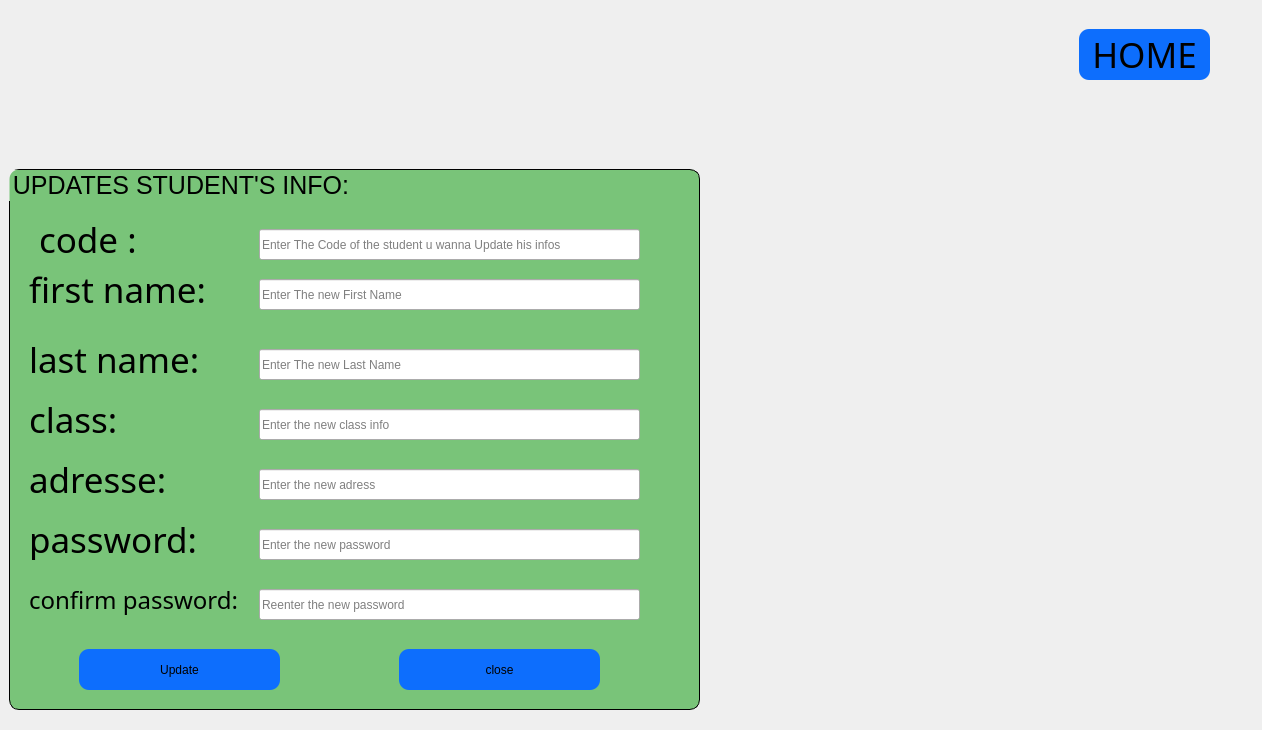
<?xml version="1.0" encoding="UTF-8"?>
<ui version="4.0">
 <class>updatestudent</class>
 <widget class="QDialog" name="updatestudent">
  <property name="geometry">
   <rect>
    <x>0</x>
    <y>0</y>
    <width>1262</width>
    <height>730</height>
   </rect>
  </property>
  <property name="windowTitle">
   <string>Dialog</string>
  </property>
  <property name="windowIcon">
   <iconset resource="logo.qrc">
    <normaloff>:/new/prefix1/images/Tools.png</normaloff>:/new/prefix1/images/Tools.png</iconset>
  </property>
  <widget class="QWidget" name="widget" native="true">
   <property name="geometry">
    <rect>
     <x>-1</x>
     <y>-1</y>
     <width>1271</width>
     <height>731</height>
    </rect>
   </property>
   <property name="styleSheet">
    <string notr="true">#widget{
border-image:url(:/image/main.png)
}</string>
   </property>
   <widget class="QGroupBox" name="groupBox">
    <property name="geometry">
     <rect>
      <x>10</x>
      <y>170</y>
      <width>691</width>
      <height>541</height>
     </rect>
    </property>
    <property name="styleSheet">
     <string notr="true">#groupBox{
font-size : 25px;
background-color:rgba(0, 152, 0, 0.496);
border: 1px solid black;
border-radius: 10%;
}</string>
    </property>
    <property name="title">
     <string>UPDATES STUDENT'S INFO:</string>
    </property>
    <widget class="QLabel" name="label">
     <property name="geometry">
      <rect>
       <x>30</x>
       <y>50</y>
       <width>121</width>
       <height>41</height>
      </rect>
     </property>
     <property name="font">
      <font>
       <family>Old English Text MT</family>
       <pointsize>26</pointsize>
      </font>
     </property>
     <property name="text">
      <string>code :</string>
     </property>
    </widget>
    <widget class="QLabel" name="label_2">
     <property name="geometry">
      <rect>
       <x>20</x>
       <y>100</y>
       <width>181</width>
       <height>41</height>
      </rect>
     </property>
     <property name="font">
      <font>
       <family>Old English Text MT</family>
       <pointsize>26</pointsize>
      </font>
     </property>
     <property name="text">
      <string>first name:</string>
     </property>
    </widget>
    <widget class="QLineEdit" name="lineEdit">
     <property name="geometry">
      <rect>
       <x>250</x>
       <y>60</y>
       <width>381</width>
       <height>31</height>
      </rect>
     </property>
     <property name="placeholderText">
      <string>Enter The Code of the student u wanna Update his infos</string>
     </property>
    </widget>
    <widget class="QLineEdit" name="lineEdit_2">
     <property name="geometry">
      <rect>
       <x>250</x>
       <y>110</y>
       <width>381</width>
       <height>31</height>
      </rect>
     </property>
     <property name="placeholderText">
      <string>Enter The new First Name</string>
     </property>
    </widget>
    <widget class="QLineEdit" name="lineEdit_3">
     <property name="geometry">
      <rect>
       <x>250</x>
       <y>180</y>
       <width>381</width>
       <height>31</height>
      </rect>
     </property>
     <property name="placeholderText">
      <string>Enter The new Last Name</string>
     </property>
    </widget>
    <widget class="QLabel" name="label_3">
     <property name="geometry">
      <rect>
       <x>20</x>
       <y>170</y>
       <width>181</width>
       <height>41</height>
      </rect>
     </property>
     <property name="font">
      <font>
       <family>Old English Text MT</family>
       <pointsize>26</pointsize>
      </font>
     </property>
     <property name="text">
      <string>last name:</string>
     </property>
    </widget>
    <widget class="QLineEdit" name="lineEdit_4">
     <property name="geometry">
      <rect>
       <x>250</x>
       <y>240</y>
       <width>381</width>
       <height>31</height>
      </rect>
     </property>
     <property name="placeholderText">
      <string>Enter the new class info</string>
     </property>
    </widget>
    <widget class="QLabel" name="label_4">
     <property name="geometry">
      <rect>
       <x>20</x>
       <y>230</y>
       <width>181</width>
       <height>41</height>
      </rect>
     </property>
     <property name="font">
      <font>
       <family>Old English Text MT</family>
       <pointsize>26</pointsize>
      </font>
     </property>
     <property name="text">
      <string>class:</string>
     </property>
    </widget>
    <widget class="QLineEdit" name="lineEdit_5">
     <property name="geometry">
      <rect>
       <x>250</x>
       <y>300</y>
       <width>381</width>
       <height>31</height>
      </rect>
     </property>
     <property name="placeholderText">
      <string>Enter the new adress </string>
     </property>
    </widget>
    <widget class="QLabel" name="label_5">
     <property name="geometry">
      <rect>
       <x>20</x>
       <y>290</y>
       <width>181</width>
       <height>41</height>
      </rect>
     </property>
     <property name="font">
      <font>
       <family>Old English Text MT</family>
       <pointsize>26</pointsize>
      </font>
     </property>
     <property name="text">
      <string>adresse:</string>
     </property>
    </widget>
    <widget class="QLineEdit" name="lineEdit_6">
     <property name="geometry">
      <rect>
       <x>250</x>
       <y>360</y>
       <width>381</width>
       <height>31</height>
      </rect>
     </property>
     <property name="placeholderText">
      <string>Enter the new password </string>
     </property>
    </widget>
    <widget class="QLabel" name="label_6">
     <property name="geometry">
      <rect>
       <x>20</x>
       <y>350</y>
       <width>181</width>
       <height>41</height>
      </rect>
     </property>
     <property name="font">
      <font>
       <family>Old English Text MT</family>
       <pointsize>26</pointsize>
      </font>
     </property>
     <property name="text">
      <string>password:</string>
     </property>
    </widget>
    <widget class="QLineEdit" name="lineEdit_7">
     <property name="geometry">
      <rect>
       <x>250</x>
       <y>420</y>
       <width>381</width>
       <height>31</height>
      </rect>
     </property>
     <property name="text">
      <string/>
     </property>
     <property name="placeholderText">
      <string>Reenter the new password </string>
     </property>
    </widget>
    <widget class="QLabel" name="label_7">
     <property name="geometry">
      <rect>
       <x>20</x>
       <y>410</y>
       <width>231</width>
       <height>41</height>
      </rect>
     </property>
     <property name="font">
      <font>
       <family>Old English Text MT</family>
       <pointsize>18</pointsize>
      </font>
     </property>
     <property name="text">
      <string>confirm password:</string>
     </property>
    </widget>
    <widget class="QPushButton" name="pushButton">
     <property name="geometry">
      <rect>
       <x>70</x>
       <y>480</y>
       <width>201</width>
       <height>41</height>
      </rect>
     </property>
     <property name="styleSheet">
      <string notr="true">#pushButton{
background-color:#0d6efd;
border-radius: 10%;
}
#pushButton:hover{
background-color:#6610f2;
cursor: pointer;

}</string>
     </property>
     <property name="text">
      <string>Update</string>
     </property>
     <property name="icon">
      <iconset resource="logo.qrc">
       <normaloff>:/new/prefix1/images/edit.png</normaloff>:/new/prefix1/images/edit.png</iconset>
     </property>
     <property name="iconSize">
      <size>
       <width>30</width>
       <height>30</height>
      </size>
     </property>
    </widget>
    <widget class="QPushButton" name="pushButton_2">
     <property name="geometry">
      <rect>
       <x>390</x>
       <y>480</y>
       <width>201</width>
       <height>41</height>
      </rect>
     </property>
     <property name="styleSheet">
      <string notr="true">#pushButton_2{
background-color:#0d6efd;
border-radius: 10%;
}
#pushButton_2:hover{
background-color:#6610f2;
cursor: pointer;

}</string>
     </property>
     <property name="text">
      <string>close</string>
     </property>
     <property name="icon">
      <iconset resource="logo.qrc">
       <normaloff>:/new/prefix1/images/31631915367osnbo8bns2l5yxoye3vm0yqten7dpvr2dlsp7wwxbxtlnnyzkcqqsdi5tzivxuuiun7ybau4atrz7amnqozue37efb6vzeb5dzgt.png</normaloff>:/new/prefix1/images/31631915367osnbo8bns2l5yxoye3vm0yqten7dpvr2dlsp7wwxbxtlnnyzkcqqsdi5tzivxuuiun7ybau4atrz7amnqozue37efb6vzeb5dzgt.png</iconset>
     </property>
     <property name="iconSize">
      <size>
       <width>30</width>
       <height>30</height>
      </size>
     </property>
    </widget>
   </widget>
   <widget class="QPushButton" name="pushButton_3">
    <property name="geometry">
     <rect>
      <x>1080</x>
      <y>30</y>
      <width>131</width>
      <height>51</height>
     </rect>
    </property>
    <property name="font">
     <font>
      <family>Arty Signature</family>
      <pointsize>26</pointsize>
     </font>
    </property>
    <property name="styleSheet">
     <string notr="true">#pushButton_3{
background-color:#0d6efd;
border-radius: 10%;
}
#pushButton_3:hover{
background-color:#6610f2;
cursor: pointer;

}</string>
    </property>
    <property name="text">
     <string>HOME</string>
    </property>
    <property name="icon">
     <iconset resource="logo.qrc">
      <normaloff>:/new/prefix1/images/375-3752606_homepage-icon-house-logo-png-white.png</normaloff>:/new/prefix1/images/375-3752606_homepage-icon-house-logo-png-white.png</iconset>
    </property>
    <property name="iconSize">
     <size>
      <width>40</width>
      <height>40</height>
     </size>
    </property>
   </widget>
  </widget>
 </widget>
 <resources>
  <include location="logo.qrc"/>
  <include location="logo.qrc"/>
  <include location="logo.qrc"/>
 </resources>
 <connections/>
</ui>
